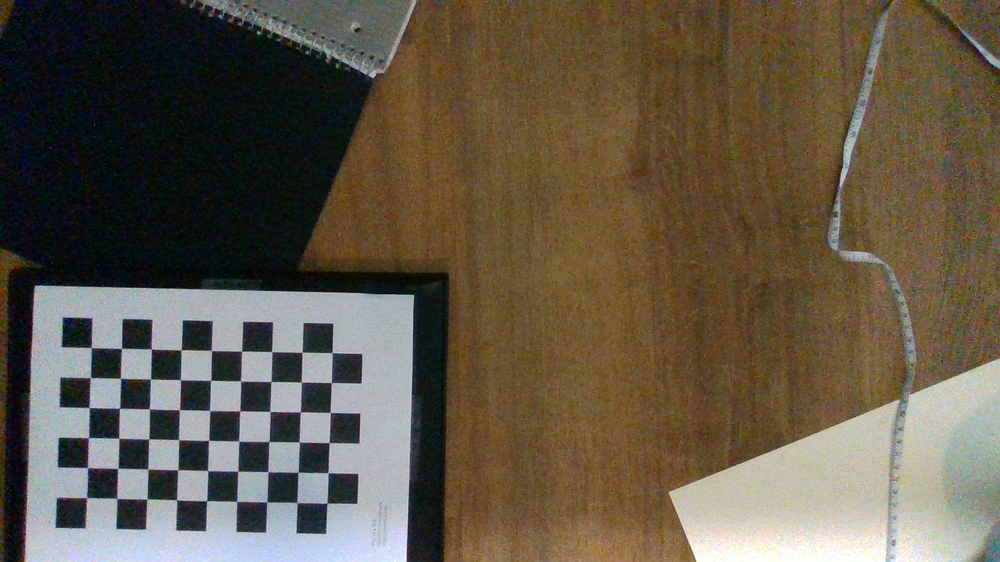
#> input picture src/objectTracking/calib_images_1920/calib10_Color.png, 1000 x 562 px, shrunk from 1920 x 1080 before the run; its folder holds only this picture in this run
$ python calibration.py
#> lines starting #> are read from the running program, lines starting #| are printed output that depends on the picture; after the words box and inside, x2 and y2 are one past the last pixel; in counts of white or black regions, pixels touching at a corner belong together
"""
Framework   : OpenCV Aruco
Description : Calibration using checkerboard
Status      : Running
References  :
    1) https://stackoverflow.com/questions/31249037/calibrating-webcam-using-python-and-opencv-error?rq=1
    2) https://calib.io/pages/camera-calibration-pattern-generator
"""

import numpy as np
import cv2
import glob


# Wait time to show calibration in 'ms'
WAIT_TIME = 100

# termination criteria for iterative algorithm
criteria = (cv2.TERM_CRITERIA_EPS + cv2.TERM_CRITERIA_MAX_ITER, 30, 0.001)

# generalizable checkerboard dimensions
# https://stackoverflow.com/questions/31249037/calibrating-webcam-using-python-and-opencv-error?rq=1
cbrow = 6
cbcol = 9
calib_size = 2.215

# prepare object points, like (0,0,0), (1,0,0), (2,0,0) ....,(6,5,0)
# IMPORTANT : Object points must be changed to get real physical distance.
objp = np.zeros((cbrow * cbcol, 3), np.float32)
objp[:, :2] = np.mgrid[0:cbcol, 0:cbrow].T.reshape(-1, 2)
objp = objp * calib_size

# Arrays to store object points and image points from all the images.
objpoints = [] # 3d point in real world space
imgpoints = [] # 2d points in image plane.


images = glob.glob('src/objectTracking/calib_images_1920/*.png')

count = 0
for fname in images:
    count += 1
    img = cv2.imread(fname)
#> img is the input picture: shape (562, 1000, 3); mean B, G, R 72.4, 88.8, 98.7
    gray = cv2.cvtColor(img,cv2.COLOR_BGR2GRAY)
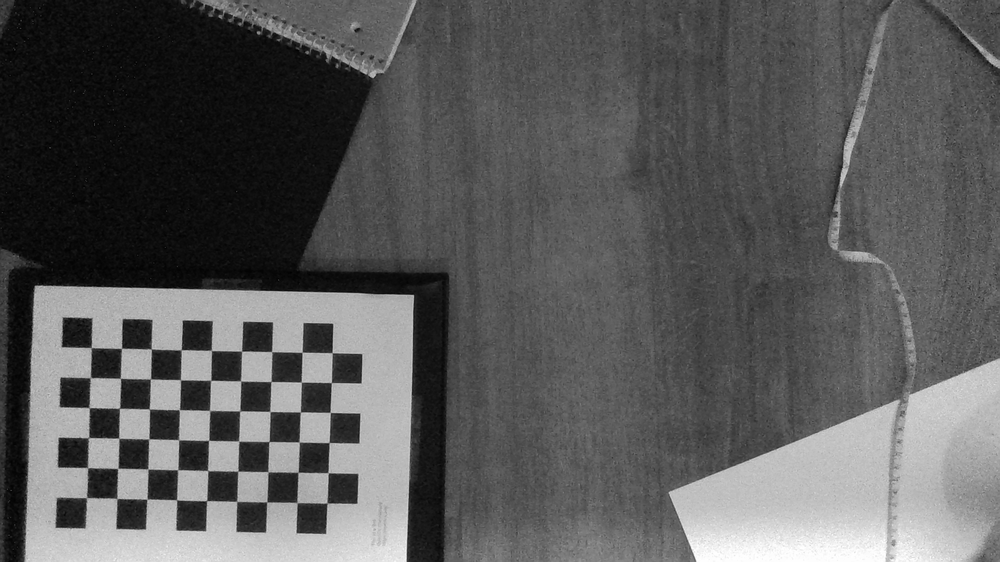
#> gray: shape (562, 1000); min 0, max 255, mean 89.9


    # Find the chess board corners
    ret, corners = cv2.findChessboardCorners(gray, (cbcol,cbrow),None)
#> ret = True; corners = 54 rows, first 8: [91.11, 347.6], [121.5, 348.3], [151.3, 349], [181.2, 349.7], [211.4, 350.4], [241.7, 351.3], [271.5, 351.5], [302.1, 352.3]

    # If found, add object points, image points (after refining them)
    if ret == True:
        objpoints.append(objp)

        corners2 = cv2.cornerSubPix(gray,corners,(11,11),(-1,-1),criteria)
#> corners2 = 54 rows, first 8: [91.31, 347.6], [121.4, 348.4], [151.2, 348.8], [181.2, 349.8], [211.4, 350.5], [241.5, 351.2], [271.7, 351.6], [302, 352.3]
        imgpoints.append(corners2)

        # Draw and display the corners
        img = cv2.drawChessboardCorners(img, (cbcol, cbrow), corners2,ret)
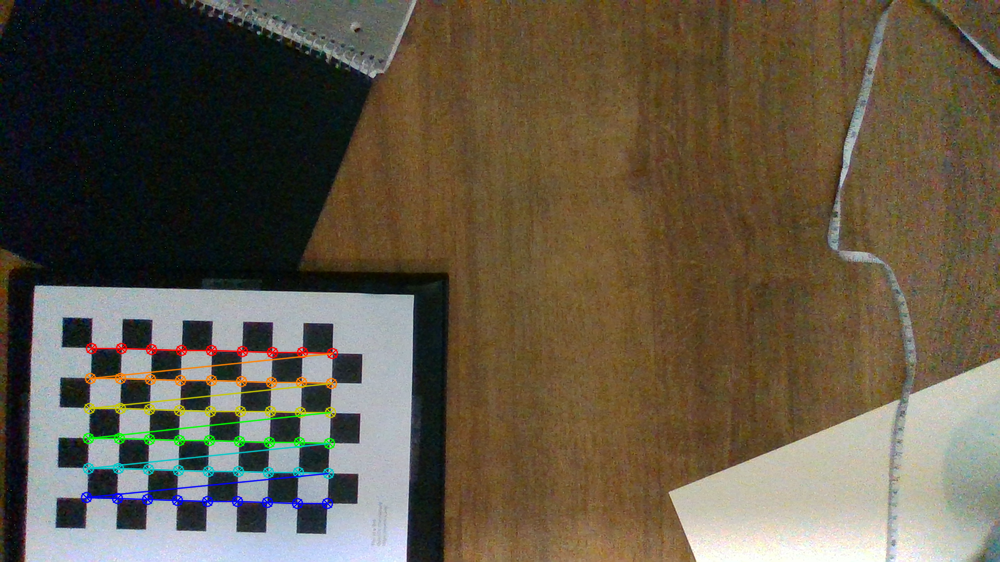
#> img: shape (562, 1000, 3); 2.13% of pixels changed, all inside (x1, y1, x2, y2) = (80, 342, 339, 510)
        filename = str('src/objectTracking/calib_dots_1920/' + str(count) + str('.png'))
        cv2.imwrite(filename, img)

        # Uncomment the below 2 lines to see the images as they're generated
        #cv2.imshow('img',img)
        #cv2.waitKey(WAIT_TIME)


cv2.destroyAllWindows()
ret, mtx, dist, rvecs, tvecs = cv2.calibrateCamera(objpoints, imgpoints, gray.shape[::-1],None,None)
#> ret = 0.199; mtx = [[12264.9, 0, 518.8], [0, 11942.9, 277.3], [0, 0, 1]]; dist = [[35.83, -5039.4, -0.341, 0.551, -12.16]]; rvecs = ([-0.182, 0.206, 0.023],); tvecs = ([-30.58, 5.44, 854.5],)

# ---------- Saving the calibration -----------------
cv_file = cv2.FileStorage("src/objectTracking/calib_images_1920/test.yaml", cv2.FILE_STORAGE_WRITE)
cv_file.write("camera_matrix", mtx)
cv_file.write("dist_coeff", dist)

# note you *release* you don't close() a FileStorage object
cv_file.release()

$ run again, on src/objectTracking/calib_images_1920/calib14_Color.png
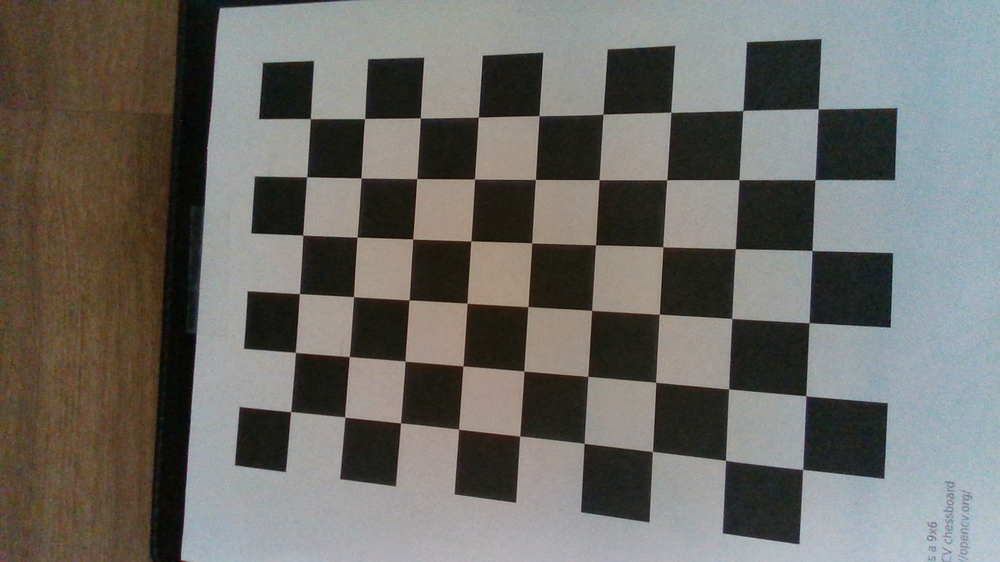
#> input picture src/objectTracking/calib_images_1920/calib14_Color.png, 1000 x 562 px, shrunk from 1920 x 1080 before the run
#> img is the input picture: shape (562, 1000, 3); mean B, G, R 102.9, 107.9, 109.4
#> `gray = cv2.cvtColor(img,cv2.COLOR_BGR2GRAY)`:
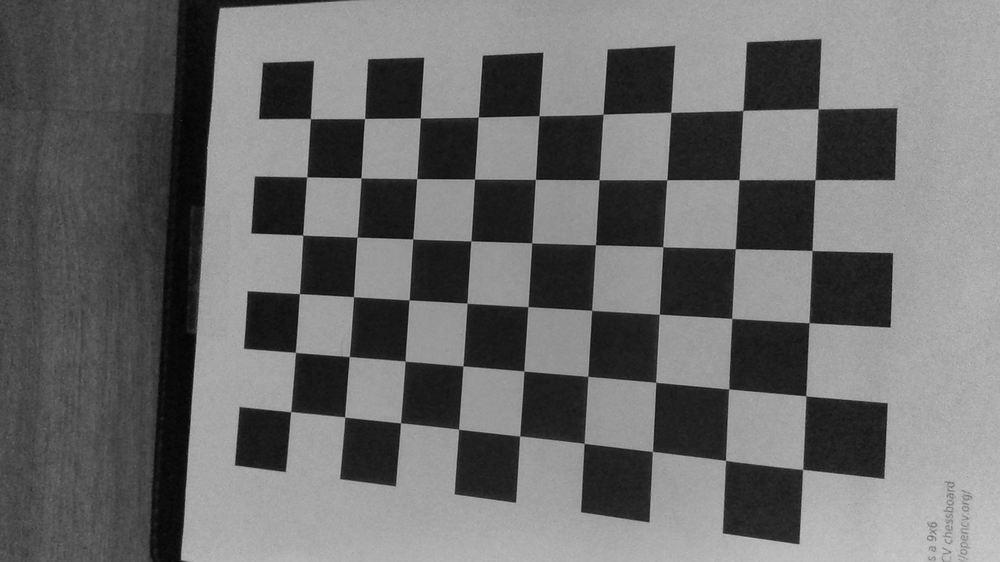
#> gray: shape (562, 1000); min 3, max 202, mean 107.8
#> `ret, corners = cv2.findChessboardCorners(gray, (cbcol,cbrow),None)`: ret = True; corners = 54 rows, first 8: [310.4, 118.6], [364.6, 118.6], [420.2, 117.9], [478.3, 117], [539, 115.6], [603.1, 114.1], [670.8, 112.4], [742.8, 110.7]
#> corners2 = 54 rows, first 8: [310.4, 118.6], [364.6, 118.6], [420.3, 117.9], [478.3, 117.2], [539.1, 115.7], [603.1, 114.2], [670.8, 112.3], [742.8, 110.5]
#> `img = cv2.drawChessboardCorners(img, (cbcol, cbrow), corners2,ret)`:
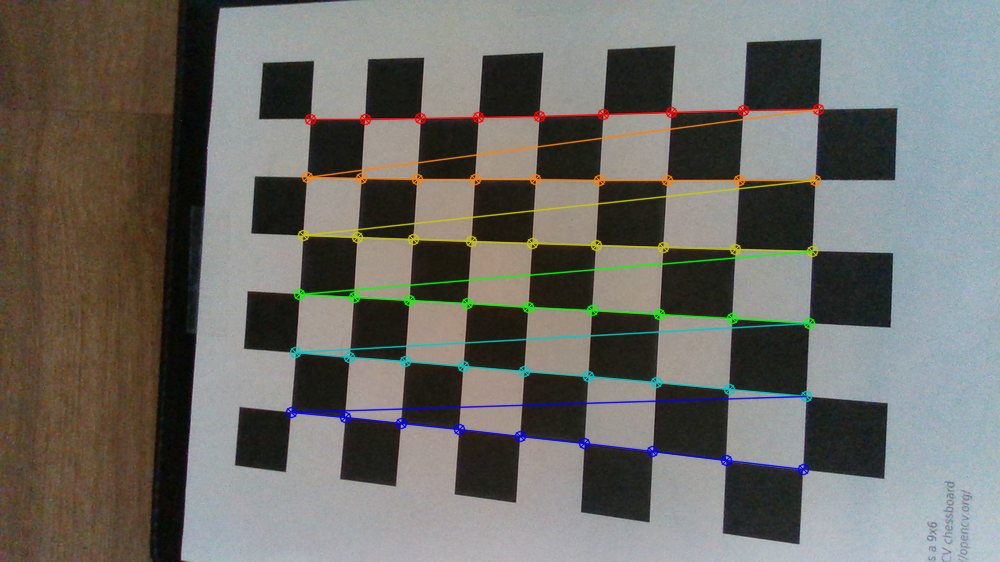
#> img: shape (562, 1000, 3); 3.77% of pixels changed, all inside (x1, y1, x2, y2) = (285, 103, 825, 476)
#> `ret, mtx, dist, rvecs, tvecs = cv2.calibrateCamera(objpoints, imgpoint..`: ret = 0.284; mtx = [[564.6, 0, 465.8], [0, 577.8, 306.5], [0, 0, 1]]; dist = [[0.0607, 0.0797, 0.00164, -0.00895, -0.208]]; rvecs = ([-0.0361, 0.236, 0.0606],); tvecs = ([-5.98, -7.12, 22.22],)

$ run again, on src/objectTracking/calib_images_1920/calib1_Color.png
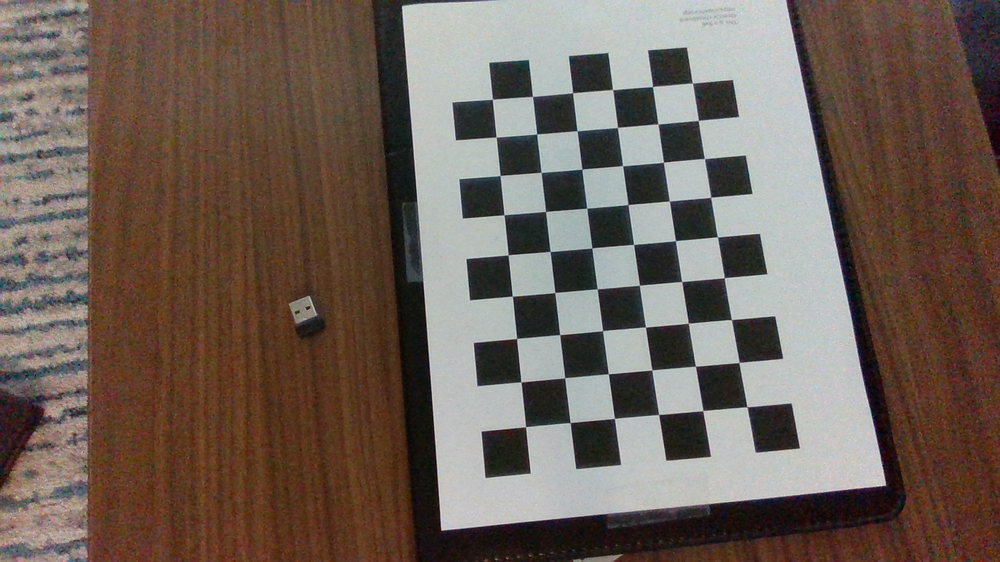
#> input picture src/objectTracking/calib_images_1920/calib1_Color.png, 1000 x 562 px, shrunk from 1920 x 1080 before the run
#> img is the input picture: shape (562, 1000, 3); mean B, G, R 87.6, 96.9, 110.8
#> `gray = cv2.cvtColor(img,cv2.COLOR_BGR2GRAY)`:
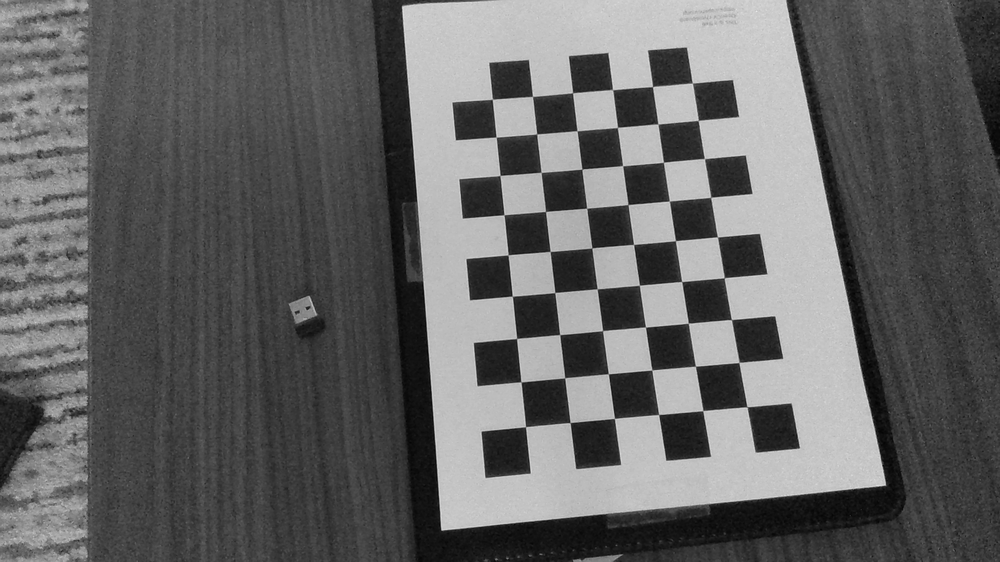
#> gray: shape (562, 1000); min 3, max 233, mean 100
#> `ret, corners = cv2.findChessboardCorners(gray, (cbcol,cbrow),None)`: ret = True; corners = 54 rows, first 8: [525.5, 426.7], [521, 381.8], [516.6, 338.5], [512.3, 296.3], [508, 255], [503.8, 214.7], [500.1, 175.4], [496.1, 137.1]
#> corners2 = 54 rows, first 8: [525.5, 426.7], [521, 381.9], [516.6, 338.4], [512.4, 296.2], [508.2, 254.8], [504.1, 214.7], [500.1, 175.5], [496.2, 137.1]
#> `img = cv2.drawChessboardCorners(img, (cbcol, cbrow), corners2,ret)`:
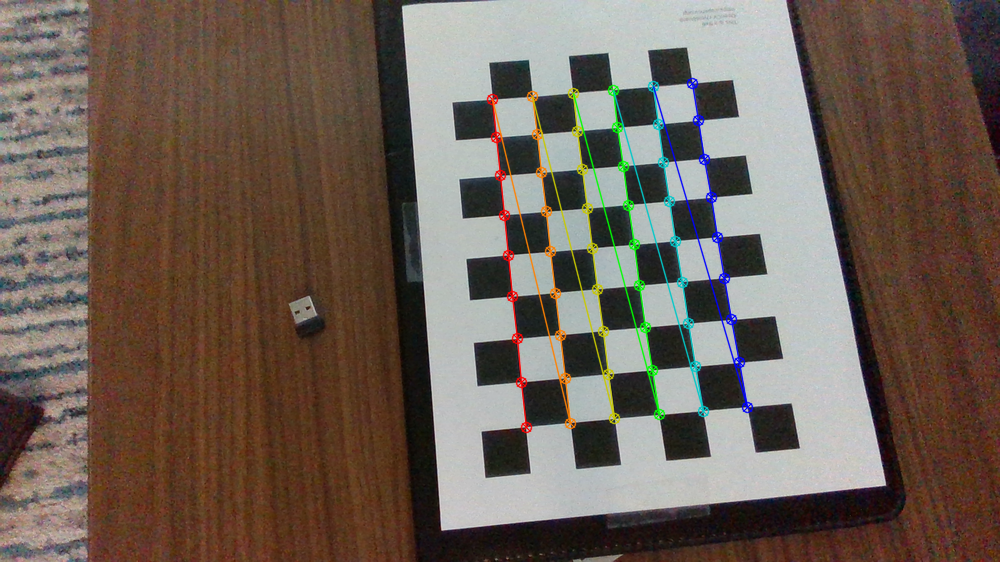
#> img: shape (562, 1000, 3); 2.66% of pixels changed, all inside (x1, y1, x2, y2) = (486, 77, 754, 434)
#> `ret, mtx, dist, rvecs, tvecs = cv2.calibrateCamera(objpoints, imgpoint..`: ret = 0.264; mtx = [[1838.9, 0, 535.9], [0, 2048.9, 266.9], [0, 0, 1]]; dist = [[0.857, 15.04, 0.022, -0.00946, -1008.3]]; rvecs = ([-0.365, -0.456, -1.63],); tvecs = ([-0.498, 7.11, 92.09],)

$ run again, on src/objectTracking/calib_images_1920/calib2_Color.png
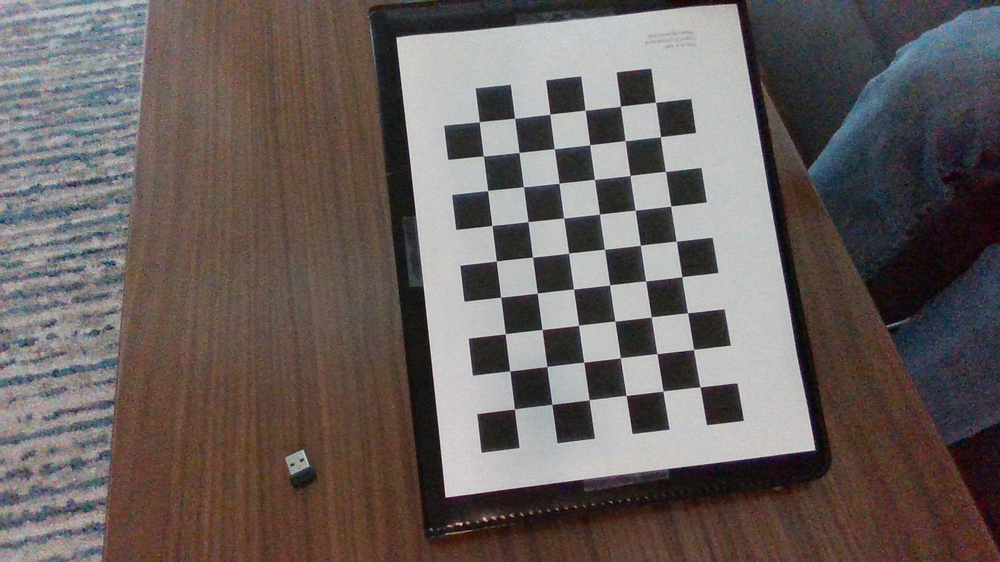
#> input picture src/objectTracking/calib_images_1920/calib2_Color.png, 1000 x 562 px, shrunk from 1920 x 1080 before the run
#> img is the input picture: shape (562, 1000, 3); mean B, G, R 94.1, 96.3, 105.1
#> `gray = cv2.cvtColor(img,cv2.COLOR_BGR2GRAY)`:
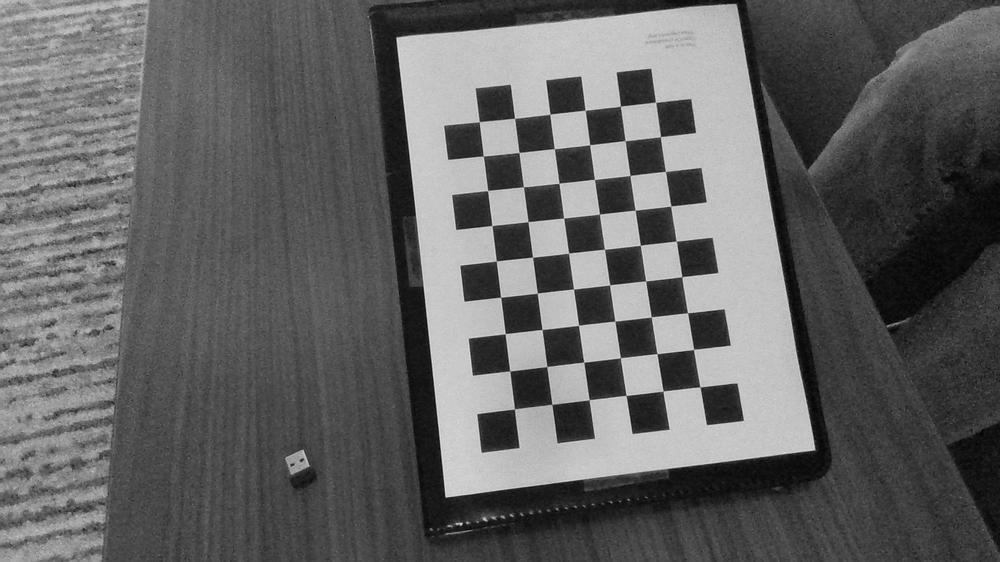
#> gray: shape (562, 1000); min 2, max 223, mean 98.7
#> `ret, corners = cv2.findChessboardCorners(gray, (cbcol,cbrow),None)`: ret = True; corners = 54 rows, first 8: [514.5, 408.9], [509.7, 371], [505.2, 333.7], [500.5, 297.2], [496.5, 261], [491.9, 225.5], [487.6, 190.6], [483.1, 155.8]
#> corners2 = 54 rows, first 8: [514.4, 408.9], [509.7, 370.9], [505.2, 333.7], [500.6, 297.2], [496.3, 261.1], [492, 225.5], [487.6, 190.5], [483.3, 155.9]
#> `img = cv2.drawChessboardCorners(img, (cbcol, cbrow), corners2,ret)`:
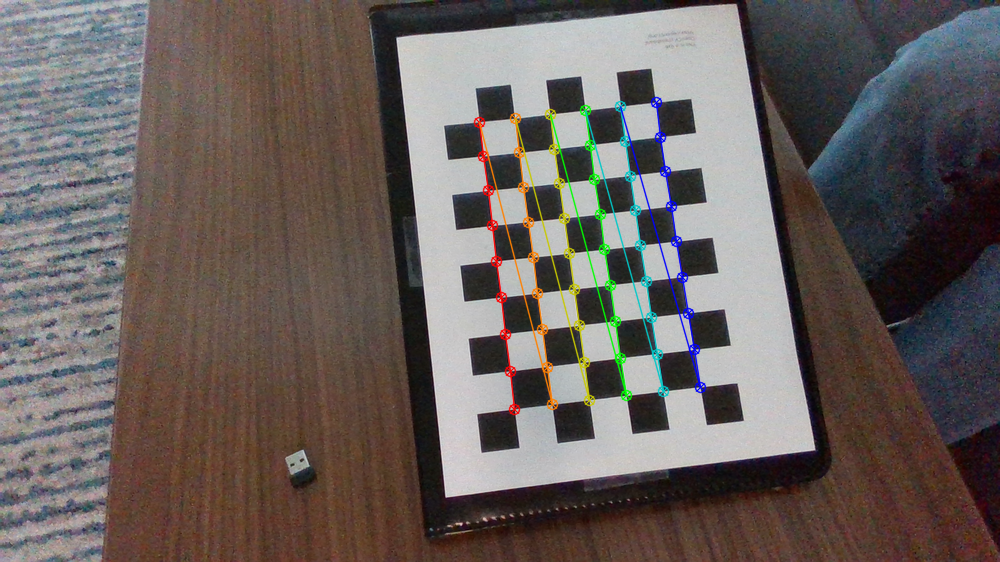
#> img: shape (562, 1000, 3); 2.41% of pixels changed, all inside (x1, y1, x2, y2) = (473, 96, 707, 416)
#> `ret, mtx, dist, rvecs, tvecs = cv2.calibrateCamera(objpoints, imgpoint..`: ret = 0.138; mtx = [[908, 0, 514], [0, 921, 326.4], [0, 0, 1]]; dist = [[-0.145, 5.4, 0.00761, 0.00509, -22.78]]; rvecs = ([-0.0924, -0.191, -1.69],); tvecs = ([0.0231, 4.76, 53.28],)
